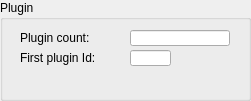
     <widget class="QGroupBox" name="groupBox_6">
      <property name="geometry">
       <rect>
        <x>30</x>
        <y>350</y>
        <width>251</width>
        <height>101</height>
       </rect>
      </property>
      <property name="title">
       <string>Plugin</string>
      </property>
      <widget class="caLabel" name="calabel_94">
       <property name="geometry">
        <rect>
         <x>20</x>
         <y>50</y>
         <width>100</width>
         <height>16</height>
        </rect>
       </property>
       <property name="maximumSize">
        <size>
         <width>16777215</width>
         <height>16</height>
        </size>
       </property>
       <property name="text">
        <string>First plugin Id:</string>
       </property>
      </widget>
      <widget class="caLineEdit" name="calineedit_53">
       <property name="geometry">
        <rect>
         <x>130</x>
         <y>50</y>
         <width>41</width>
         <height>16</height>
        </rect>
       </property>
       <property name="maximumSize">
        <size>
         <width>16777215</width>
         <height>18</height>
        </size>
       </property>
       <property name="channel" stdset="0">
        <string notr="true">$(IOC):MCU-Cfg-PLG-FrstObjId</string>
       </property>
       <property name="background">
        <color alpha="222">
         <red>192</red>
         <green>192</green>
         <blue>192</blue>
        </color>
       </property>
       <property name="colorMode">
        <enum>caLineEdit::Static</enum>
       </property>
       <property name="precisionMode">
        <enum>caLineEdit::Channel</enum>
       </property>
       <property name="limitsMode">
        <enum>caLineEdit::User</enum>
       </property>
       <property name="unitsEnabled">
        <bool>true</bool>
       </property>
      </widget>
      <widget class="caLineEdit" name="calineedit_56">
       <property name="geometry">
        <rect>
         <x>130</x>
         <y>30</y>
         <width>100</width>
         <height>16</height>
        </rect>
       </property>
       <property name="maximumSize">
        <size>
         <width>16777215</width>
         <height>18</height>
        </size>
       </property>
       <property name="channel" stdset="0">
        <string notr="true">$(IOC):MCU-Cfg-PLG-Cnt</string>
       </property>
       <property name="background">
        <color alpha="222">
         <red>192</red>
         <green>192</green>
         <blue>192</blue>
        </color>
       </property>
       <property name="colorMode">
        <enum>caLineEdit::Static</enum>
       </property>
       <property name="precisionMode">
        <enum>caLineEdit::Channel</enum>
       </property>
       <property name="limitsMode">
        <enum>caLineEdit::User</enum>
       </property>
       <property name="unitsEnabled">
        <bool>true</bool>
       </property>
      </widget>
      <widget class="caLabel" name="calabel_97">
       <property name="geometry">
        <rect>
         <x>20</x>
         <y>30</y>
         <width>100</width>
         <height>16</height>
        </rect>
       </property>
       <property name="maximumSize">
        <size>
         <width>16777215</width>
         <height>16</height>
        </size>
       </property>
       <property name="text">
        <string>Plugin count:</string>
       </property>
      </widget>
     </widget>
